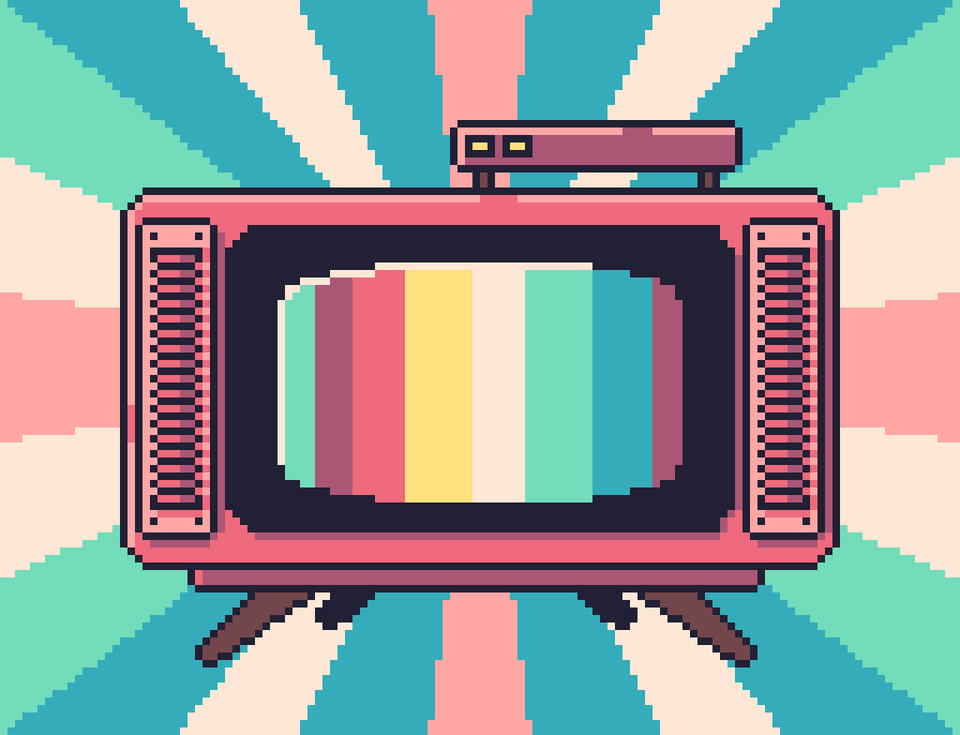
#> input picture Lab1/picture.png, 960 x 735 px, shrunk from 1920 x 1470 before the run
$ python lab1.py
#> lines starting #> are read from the running program, lines starting #| are printed output that depends on the picture; after the words box and inside, x2 and y2 are one past the last pixel; in counts of white or black regions, pixels touching at a corner belong together
import numpy as np
from PIL import Image
import matplotlib.pyplot as plt


def load_image(path):
#> called with path = 'picture.png'
    img = Image.open(path).convert("RGB")
    return np.array(img)

def save_image(arr, path):
    Image.fromarray(arr.astype(np.uint8)).save(path)

def show_images(images, titles, cols=3):
    rows = (len(images) + cols - 1) // cols
    plt.figure(figsize=(15, 5 * rows))

    for i, (img, title) in enumerate(zip(images, titles)):
        plt.subplot(rows, cols, i + 1)

        if len(img.shape) == 2:
            plt.imshow(img, cmap='gray', vmin=0, vmax=1)
        else:
            plt.imshow(img.astype(np.uint8))

        plt.title(title)
        plt.axis('off')

    plt.tight_layout()
    plt.show()

def split_rgb(img):
    R = img[:, :, 0]
    G = img[:, :, 1]
    B = img[:, :, 2]

    R_img = np.stack([R, np.zeros_like(R), np.zeros_like(R)], axis=2)
    G_img = np.stack([np.zeros_like(G), G, np.zeros_like(G)], axis=2)
    B_img = np.stack([np.zeros_like(B), np.zeros_like(B), B], axis=2)

    save_image(R_img, "R.png")
    save_image(G_img, "G.png")
    save_image(B_img, "B.png")

    return R, G, B, R_img, G_img, B_img

def rgb_to_hsi(img):
    img = img / 255.0
#> img: shape (735, 960, 3) float64
    R, G, B = img[:, :, 0], img[:, :, 1], img[:, :, 2]

    I = (R + G + B) / 3

    num = 0.5 * ((R - G) + (R - B))
    den = np.sqrt((R - G) ** 2 + (R - B) * (G - B)) + 1e-6

    theta = np.arccos(np.clip(num / den, -1, 1))
    H = np.where(B <= G, theta, 2 * np.pi - theta)
    H = H / (2 * np.pi)

    min_rgb = np.minimum(np.minimum(R, G), B)
    S = 1 - (3 * min_rgb / (R + G + B + 1e-6))

    return H, S, I

def hsi_to_rgb(H, S, I):
    H = H * 2 * np.pi

    R = np.zeros_like(H)
    G = np.zeros_like(H)
    B = np.zeros_like(H)

    idx = (H >= 0) & (H < 2*np.pi/3)
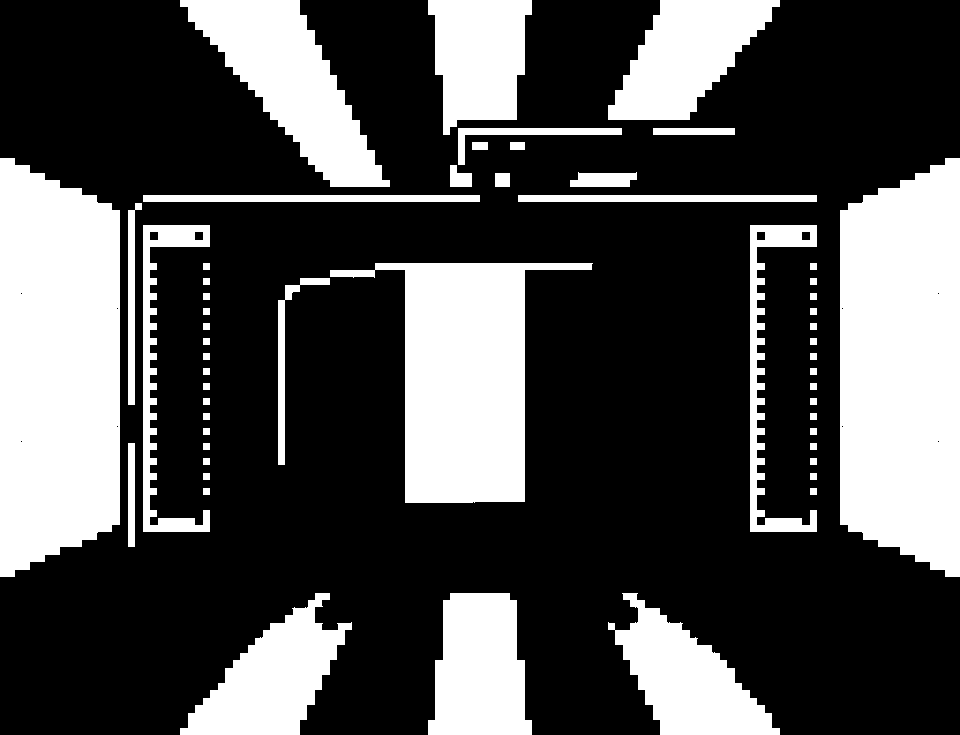
#> idx: shape (735, 960) bool; 30.7% white; 55 white regions, largest, box (x1, y1, x2, y2) and area: (0, 158, 120, 577) 44346, (840, 158, 960, 577) 44346, (330, 263, 593, 503) 29746
    B[idx] = I[idx] * (1 - S[idx])
    R[idx] = I[idx] * (1 + (S[idx] * np.cos(H[idx])) /
                       (np.cos(np.pi/3 - H[idx]) + 1e-6))
    G[idx] = 3 * I[idx] - (R[idx] + B[idx])

    idx = (H >= 2*np.pi/3) & (H < 4*np.pi/3)
#> idx: shape (735, 960) bool; 38.5% white; 323 white regions (244 under 20 px), largest, box (x1, y1, x2, y2) and area: (0, 0, 330, 546) 47792, (458, 0, 960, 546) 42702, (704, 525, 960, 735) 37759
    H2 = H[idx] - 2*np.pi/3
    R[idx] = I[idx] * (1 - S[idx])
    G[idx] = I[idx] * (1 + (S[idx] * np.cos(H2)) /
                       (np.cos(np.pi/3 - H2) + 1e-6))
    B[idx] = 3 * I[idx] - (R[idx] + G[idx])

    idx = (H >= 4*np.pi/3) & (H < 2*np.pi)
#> idx: shape (735, 960) bool; 30.9% white; 45 white regions (13 under 20 px), largest, box (x1, y1, x2, y2) and area: (120, 120, 840, 667) 214384, (459, 120, 735, 126) 1650, (504, 135, 531, 156) 447
    H3 = H[idx] - 4*np.pi/3
    G[idx] = I[idx] * (1 - S[idx])
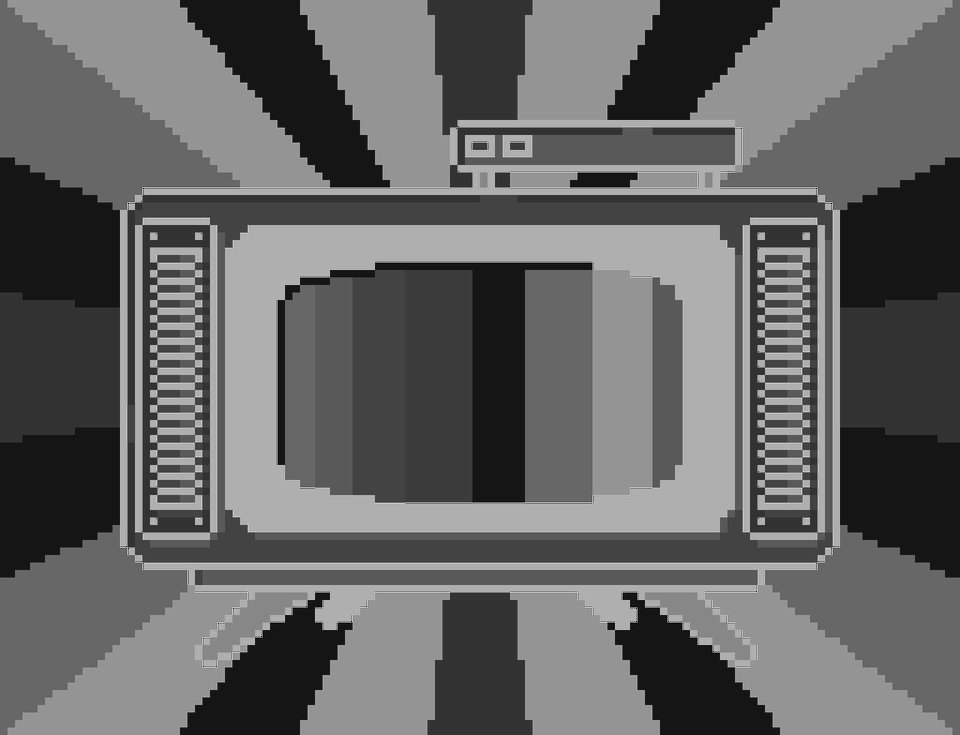
#> G: shape (735, 960) float64; min 0, max 0.896, mean 0.396
    B[idx] = I[idx] * (1 + (S[idx] * np.cos(H3)) /
                       (np.cos(np.pi/3 - H3) + 1e-6))
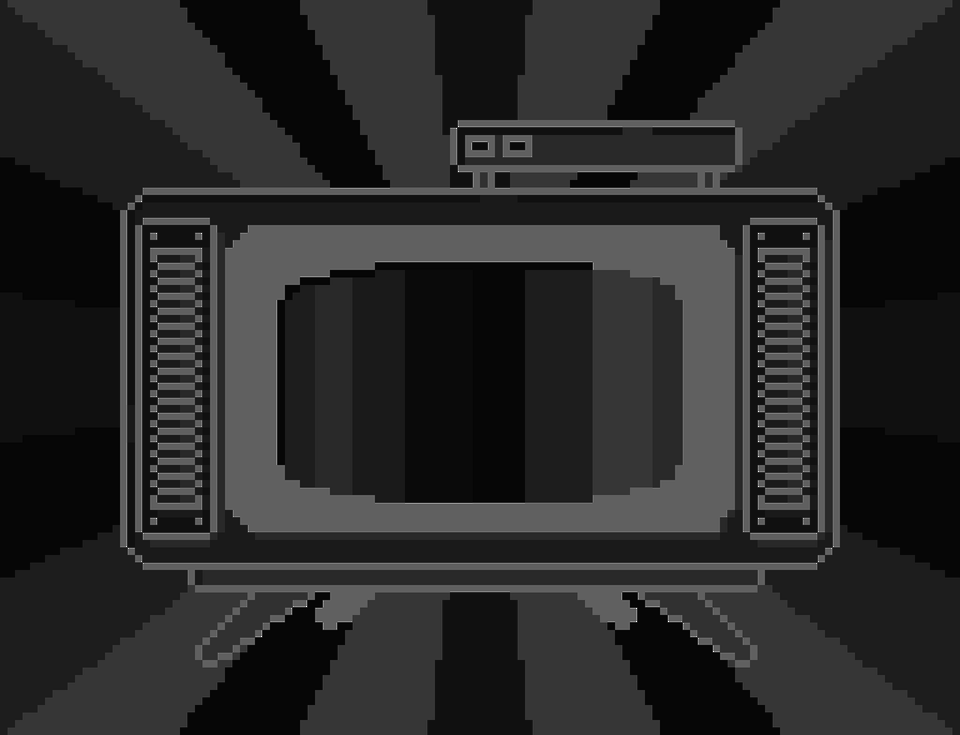
#> B: shape (735, 960) float64; min 0.00898, max 2.93, mean 0.481; drawn with min black and max white
    R[idx] = 3 * I[idx] - (G[idx] + B[idx])
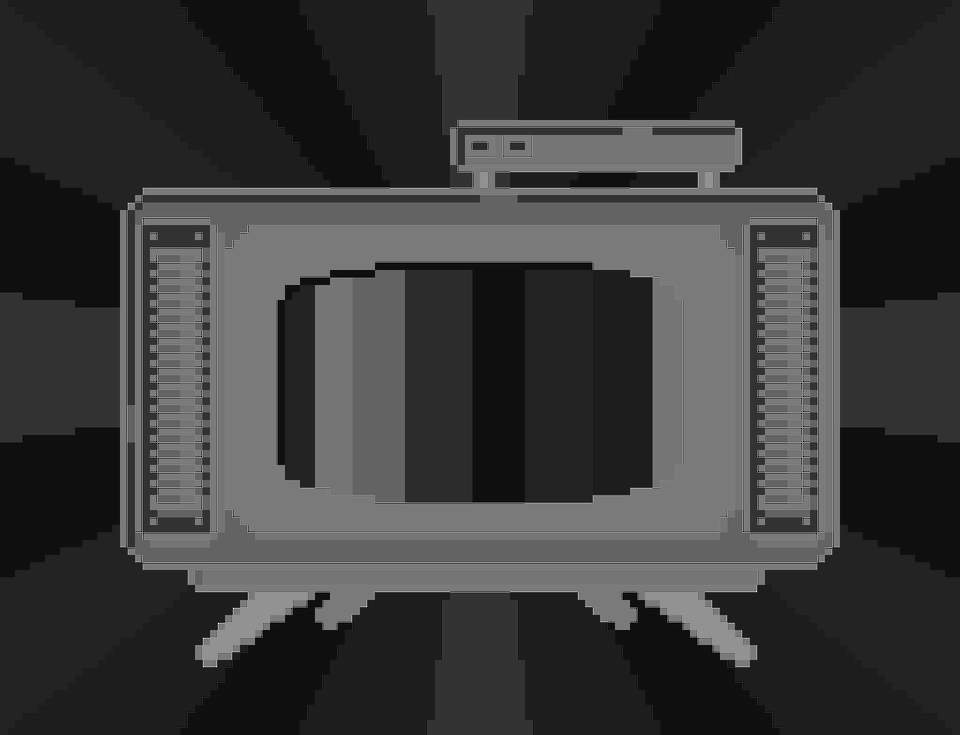
#> R: shape (735, 960) float64; min 0, max 1.52, mean 0.347; drawn with min black and max white

    rgb = np.stack([R, G, B], axis=2)
    rgb = np.clip(rgb * 255, 0, 255)
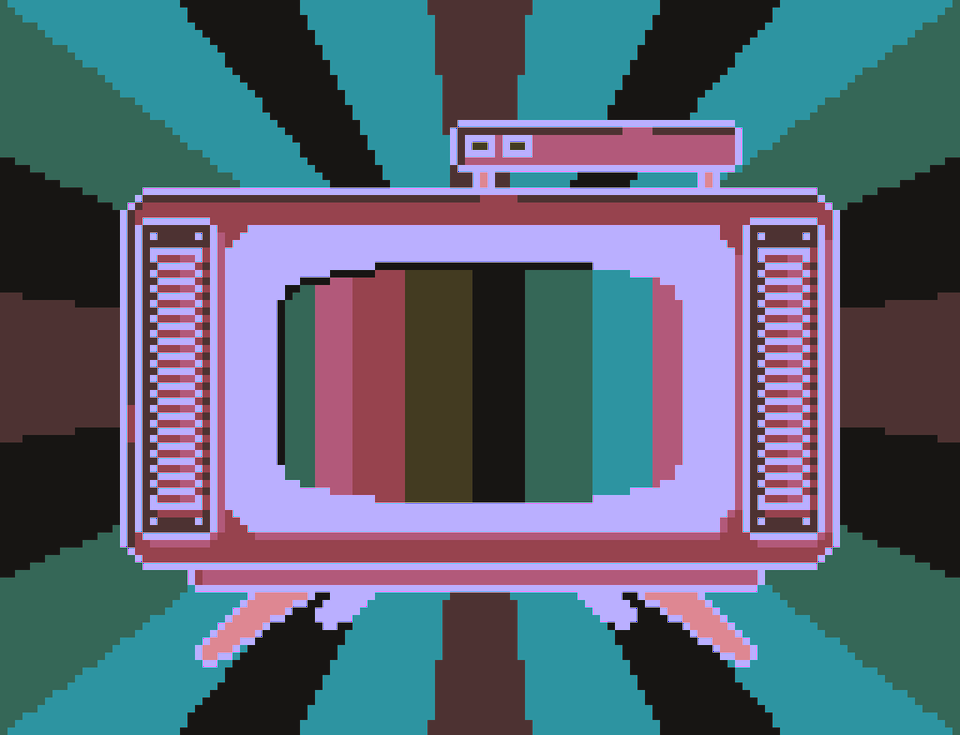
#> rgb: shape (735, 960, 3) float64; mean of channels 0, 1, 2 88.6, 100.9, 116.8; drawn as R, G, B

    return rgb

def invert_intensity(img):
    H, S, I = rgb_to_hsi(img)

    I_inv = 1 - I

    result = hsi_to_rgb(H, S, I_inv)

    return result

def upscale(img, M):
#> called with M = 2
    h, w, c = img.shape
#> h = 735; w = 960; c = 3
    result = np.zeros((h * M, w * M, c))

    for i in range(h * M):
        for j in range(w * M):
            result[i, j] = img[i // M, j // M]

    return result

def downscale(img, N):
#> called with N = 2
    h, w, c = img.shape
#> h = 735; w = 960; c = 3
    result = np.zeros((h // N, w // N, c))

    for i in range(h // N):
        for j in range(w // N):
            result[i, j] = img[i * N, j * N]
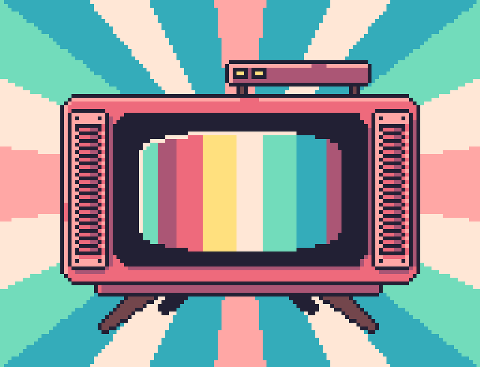
#> result: shape (367, 480, 3) float64; mean R, G, B 143.4, 155.1, 154.5

    return result

def resample_two_pass(img, M, N):
    return downscale(upscale(img, M), N)
#> call 2 of downscale, with N = 2
#> in downscale (call 2), `h, w, c = img.shape`: h = 2205; w = 2880
#> after the loop in downscale (call 2), `for i in range(h // N):`:
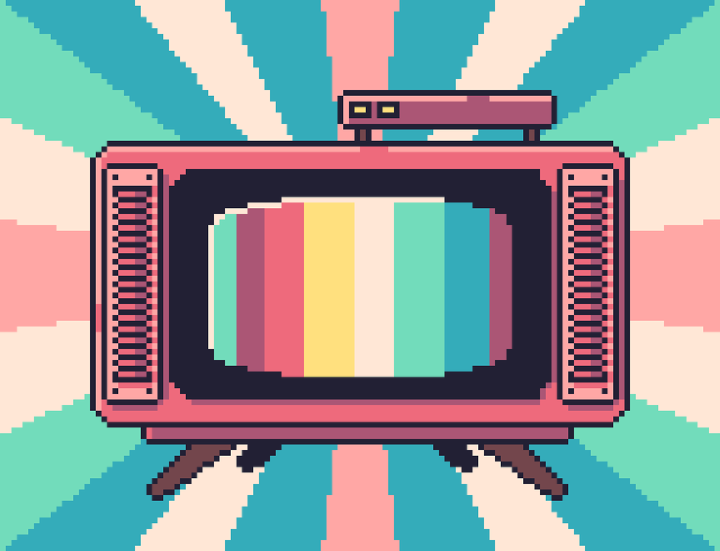
#> result: shape (1102, 1440, 3) float64 (shown at 1/2 size); mean R, G, B 143.3, 155.1, 154.5

def resample_one_pass(img, M, N):
#> called with M = 3, N = 2
    h, w, c = img.shape
#> h = 735; w = 960; c = 3

    new_h = int(h * M / N)
#> new_h = 1102
    new_w = int(w * M / N)
#> new_w = 1440

    result = np.zeros((new_h, new_w, c))

    for i in range(new_h):
        for j in range(new_w):
            src_x = int(i * N / M)
            src_y = int(j * N / M)

            src_x = min(src_x, h - 1)
            src_y = min(src_y, w - 1)

            result[i, j] = img[src_x, src_y]

    return result


if __name__ == "__main__":
    img = load_image("picture.png")

    R, G, B, R_img, G_img, B_img = split_rgb(img)

    H, S, I = rgb_to_hsi(img)
    save_image(I * 255, "intensity.png")

    inv = invert_intensity(img)
    save_image(inv, "inverted.png")

    up = upscale(img, 2)
    save_image(up, "upscale.png")

    down = downscale(img, 2)
    save_image(down, "downscale.png")

    two_pass = resample_two_pass(img, 3, 2)
    save_image(two_pass, "two_pass.png")

    one_pass = resample_one_pass(img, 3, 2)
    save_image(one_pass, "one_pass.png")

    show_images(
        [img, R_img, G_img, B_img],
        ["Original", "Red", "Green", "Blue"]
    )
#> in show_images, `rows = (len(images) + cols - 1) // cols`: rows = 2
#> the loop in show_images, `for i, (img, title) in enumerate(zip(images, titles)):` made 4 passes
#> title on passes 1 to 4: 'Original', 'Red', 'Green', 'Blue'

    show_images(
        [I, inv],
        ["Intensity (HSI)", "Inverted Intensity"]
    )
#> the loop in show_images (call 2), `for i, (img, title) in enumerate(zip(images, titles)):` made 2 passes

    show_images(
        [img, up, down, two_pass, one_pass],
        ["Original", "Upscale x2", "Downscale /2", "Two-pass (3/2)", "One-pass (3/2)"],
        cols=2
    )
